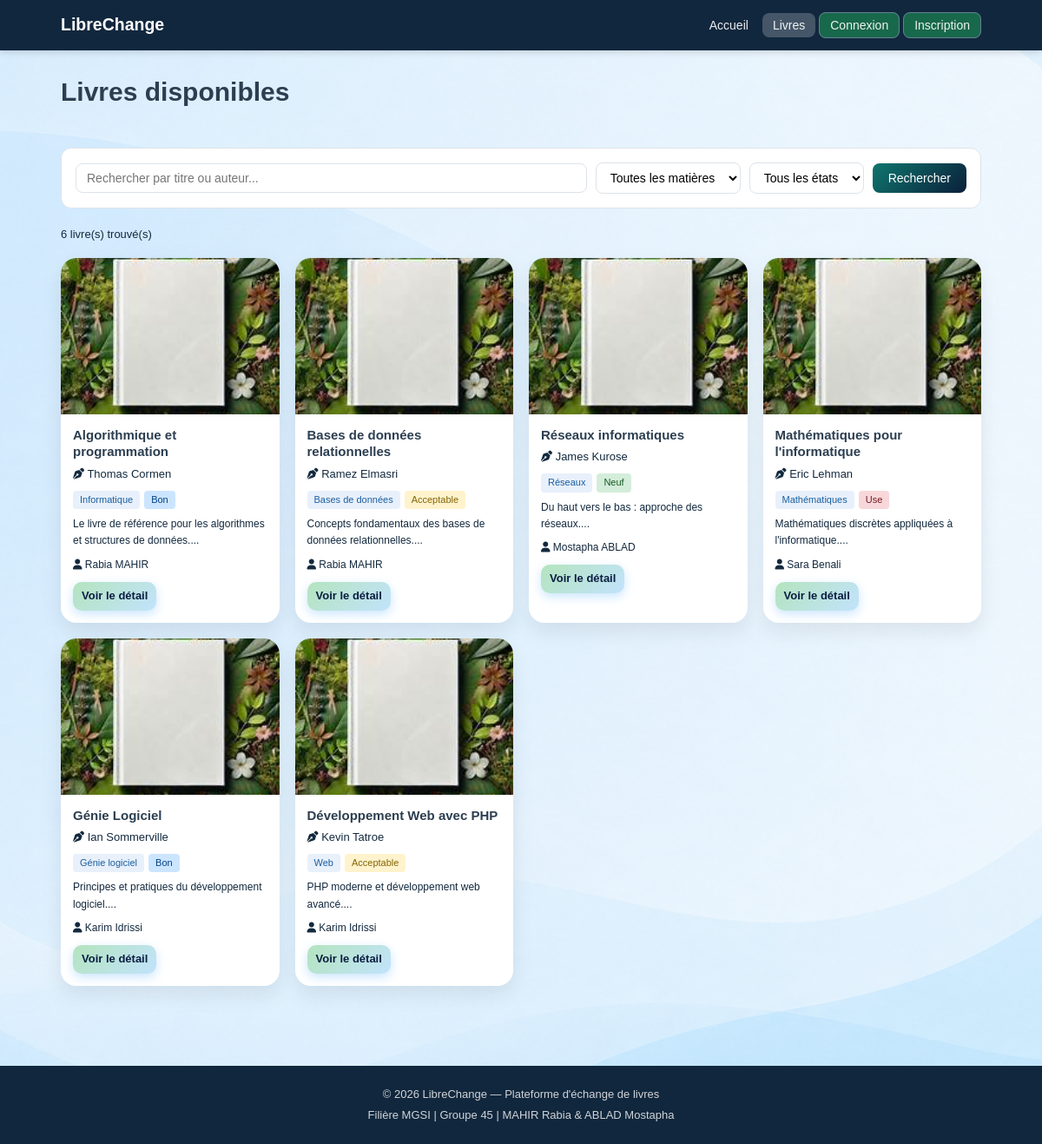
The page /pages/livres.php on the database its author committed.
### tables this page shows
CREATE TABLE `livres`
(
    `id`          int(11) NOT NULL,
    `titre`       varchar(200) NOT NULL,
    `auteur`      varchar(150) NOT NULL,
    `matiere`     varchar(100) NOT NULL,
    `description` text         DEFAULT NULL,
    `etat`        enum('neuf','bon','acceptable','use') DEFAULT 'bon',
    `statut`      enum('disponible','echange','archive') DEFAULT 'disponible',
    `image`       varchar(255) DEFAULT 'images/default-book.jfif',
    `user_id`     int(11) NOT NULL,
    `date_ajout`  datetime     DEFAULT current_timestamp()
);

CREATE TABLE `utilisateurs`
(
    `id`               int(11) NOT NULL,
    `login`            varchar(50)  NOT NULL,
    `mot_de_passe`     varchar(255) NOT NULL,
    `nom`              varchar(100) NOT NULL,
    `prenom`           varchar(100) NOT NULL,
    `email`            varchar(150) NOT NULL,
    `role`             enum('admin','etudiant') DEFAULT 'etudiant',
    `photo`            varchar(255) DEFAULT 'images/default-user1.jfif',
    `date_inscription` datetime     DEFAULT current_timestamp()
);

### config.php (called while the page is built, shortened)
<?php
function h($str) {
    return htmlspecialchars($str ?? '', ENT_QUOTES, 'UTF-8');
}
?>

### pages/livres.php (the view, shortened to what this page needs)
<?php
require_once '../config.php';
$search = trim($_GET['search'] ?? '');
$sql = "SELECT l.*, u.nom, u.prenom FROM livres l JOIN utilisateurs u ON l.user_id = u.id WHERE l.statut = 'disponible'";
$params = [];
$sql .= " ORDER BY l.date_ajout DESC";
$stmt = $pdo->prepare($sql);
$stmt->execute($params);
$livres = $stmt->fetchAll();
require_once '../includes/header.php';
?>
<div class="container">
    <div class="page-header">
        <h1> Livres disponibles</h1>
    </div>
    <form method="GET" action="livres.php" class="search-form">
        <div class="search-row">
            <input type="text" name="search" placeholder="Rechercher par titre ou auteur..."
                   value="<?= h($search) ?>" class="search-input">
            <select name="matiere">
                <option value="">Toutes les matières</option>
            </select>
            <select name="etat">
                <option value="">Tous les états</option>
            </select>
            <button type="submit" class="btn btn-primary">Rechercher</button>
        </div>
    </form>
    <p class="results-count"><?= count($livres) ?> livre(s) trouvé(s)</p>
    <?php if (empty($livres)): ?>
        <div class="empty-state">
            <p>Aucun livre ne correspond à votre recherche.</p>
        </div>
    <?php else: ?>
        <div class="livres-grid">
            <?php foreach ($livres as $livre): ?>
                <div class="livre-card">
                    <div class="livre-img">
                        <img src="<?= !empty($livre['image']) ? '../' . h($livre['image']) : '../images/default-book.jfif' ?>"
                             alt="livre">
                    </div>
                    <div class="livre-info">
                        <h3><?= h($livre['titre']) ?></h3>
                        <p class="livre-auteur">
                            <i class="fa-solid fa-pen-nib"></i> <?= h($livre['auteur']) ?>
                        </p>
                        <div class="livre-badges">
                            <span class="badge-matiere"><?= h($livre['matiere']) ?></span>
                            <span class="badge-etat badge-<?= $livre['etat'] ?>"><?= ucfirst($livre['etat']) ?></span>
                        </div>
                        <p class="livre-desc"><?= h(substr($livre['description'], 0, 80)) ?>...</p>
                        <p class="livre-proprio">
                            <i class="fa-solid fa-user"></i> <?= h($livre['prenom'] . ' ' . $livre['nom']) ?>
                        </p>
                        <a href="livre_detail.php?id=<?= $livre['id'] ?>" class="btn livre-btn btn-sm">Voir le
                            détail</a>
                    </div>
                </div>
            <?php endforeach; ?>
        </div>
    <?php endif; ?>
</div>
<?php require_once '../includes/footer.php'; ?>

### css/style.css (style rules this page uses)
:root { --primary: #a7c9e0; --primary-d: #155a9e; --secondary: #f0f4f8; --success: #27ae60; --danger: #e74c3c; --warning: #f39c12; --text: #2c3e50; --muted: #13293e; --border: #dde3ea; --white: #ffffff; --shadow: 0 2px 8px rgba(0, 0, 0, 0.08); --radius: 8px; --radius-lg: 12px; }
* { box-sizing: border-box; margin: 0; padding: 0; }
body { font-family: Arial, sans-serif; font-size: 15px; color: var(--text); background: #f5f7fa; line-height: 1.6; background: url('../images/A1.png') no-repeat center center fixed; background-size: cover; }
a { color: var(--primary); text-decoration: none; }
img { max-width: 100%; }
.container { max-width: 1100px; margin: 0 auto; padding: 24px 20px; }
.btn { display: inline-block; padding: 9px 18px; border-radius: var(--radius); font-size: 14px; font-weight: 500; cursor: pointer; border: none; text-decoration: none; transition: all .2s; }
.btn-primary { background: linear-gradient(135deg, #0f766e, #0b1f3a); color: white; }
.btn-sm { padding: 5px 12px; font-size: 13px; }
.btn.livre-btn { display: inline-flex; align-items: center; justify-content: center; gap: 6px; background: linear-gradient(135deg, #b4e4be, rgba(194, 227, 252, 1)); color: #0a1e41; font-weight: 600; border-radius: 10px; text-decoration: none; transition: 0.3s ease; box-shadow: 0 4px 12px rgba(79, 172, 254, 0.3); }
.btn.livre-btn.btn-sm { padding: 6px 10px; font-size: 13px; }
.livres-section h2, .page-header h1 { margin-bottom: 20px; }
.livres-grid { display: grid; grid-template-columns: repeat(auto-fill, minmax(220px, 1fr)); gap: 18px; margin-bottom: 28px; }
.livre-card { background: #fff; border-radius: 18px; overflow: hidden; box-shadow: 0 10px 25px rgba(0, 0, 0, 0.08); transition: all 0.3s ease; display: flex; flex-direction: column; }
.livre-img { width: 100%; height: 180px; overflow: hidden; background: #eef2ff; display: flex; align-items: center; justify-content: center; }
.livre-img img { width: 100%; height: 100%; object-fit: cover; transition: 0.3s; }
.livre-info { padding: 14px; }
.livre-info h3 { font-size: 15px; margin-bottom: 6px; line-height: 1.3; }
.livre-auteur { color: var(--muted); font-size: 13px; margin-bottom: 8px; }
.livre-badges { margin-bottom: 8px; display: flex; gap: 5px; flex-wrap: wrap; }
.livre-desc { font-size: 12px; color: var(--muted); margin-bottom: 8px; }
.livre-proprio { font-size: 12px; color: var(--muted); margin-bottom: 10px; }
.badge-matiere { background: #e8f0fb; color: #1a5fa0; border-radius: 4px; padding: 2px 8px; font-size: 11px; }
.badge-etat { border-radius: 4px; padding: 2px 8px; font-size: 11px; }
.badge-neuf { background: #d4edda; color: #155724; }
.badge-bon { background: #cce5ff; color: #004085; }
.badge-acceptable { background: #fff3cd; color: #856404; }
.badge-use { background: #f8d7da; color: #721c24; }
.page-header { display: flex; justify-content: space-between; align-items: center; margin-bottom: 20px; }
.search-form { background: white; border: 1px solid var(--border); border-radius: var(--radius-lg); padding: 16px; margin-bottom: 20px; }
.search-row { display: flex; gap: 10px; flex-wrap: wrap; align-items: center; }
.search-input { flex: 1; min-width: 200px; padding: 8px 12px; border: 1px solid var(--border); border-radius: var(--radius); font-size: 14px; }
.search-row select { padding: 8px 12px; border: 1px solid var(--border); border-radius: var(--radius); font-size: 14px; background: white; }
.results-count { color: var(--muted); font-size: 13px; margin-bottom: 16px; }

### rows shown on the page
livres: image (placeholder picture), titre "Algorithmique et programmation", auteur "Thomas Cormen", matiere "Informatique", etat "Bon", description "Le livre de référence pour les algorithmes et structures de données.", user.nom "Rabia MAHIR"
livres: image (placeholder picture), titre "Bases de données relationnelles", auteur "Ramez Elmasri", matiere "Bases de données", etat "Acceptable", description "Concepts fondamentaux des bases de données relationnelles.", user.nom "Rabia MAHIR"
livres: image (placeholder picture), titre "Réseaux informatiques", auteur "James Kurose", matiere "Réseaux", etat "Neuf", description "Du haut vers le bas : approche des réseaux.", user.nom "Mostapha ABLAD"
livres: image (placeholder picture), titre "Mathématiques pour l'informatique", auteur "Eric Lehman", matiere "Mathématiques", etat "Use", description "Mathématiques discrètes appliquées à l'informatique.", user.nom "Sara Benali"
livres: image (placeholder picture), titre "Génie Logiciel", auteur "Ian Sommerville", matiere "Génie logiciel", etat "Bon", description "Principes et pratiques du développement logiciel.", user.nom "Karim Idrissi"
livres: image (placeholder picture), titre "Développement Web avec PHP", auteur "Kevin Tatroe", matiere "Web", etat "Acceptable", description "PHP moderne et développement web avancé.", user.nom "Karim Idrissi"

### other values the page prints
SITE_NAME "LibreChange"
count($livres) "6"
